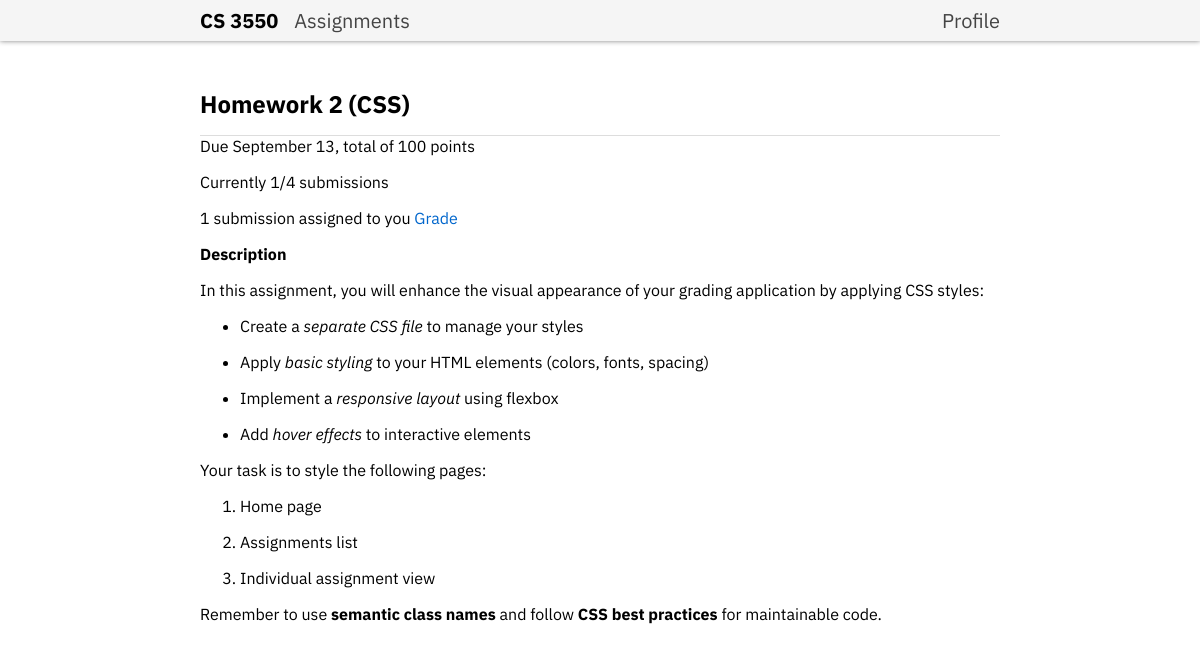
The app's page /3/ (signed in) with its own data.
### grades/models.py (models this page shows, shortened)
class Assignment(models.Model):
    title = models.CharField(max_length=200)
    description = models.TextField()
    deadline = models.DateTimeField()
    weight = models.IntegerField()
    points = models.IntegerField()

### grades/views.py (the view, shortened to what this page needs)
# urls.py: path('<int:assignment_id>/', views.assignment, name='assignment'),
@login_required
def assignment(request, assignment_id):
    assignment = get_object_or_404(models.Assignment, id=assignment_id)
    user = request.user
    is_authenticated = user.is_authenticated
    is_student_user = is_student(user) or not is_authenticated
    is_ta_user = is_ta(user)
    is_admin = user.is_superuser
    total_submissions = assignment.submission_set.count()
    total_students = models.Group.objects.get(name="Students").user_set.count()
    if is_admin:
        your_submissions = total_submissions
    else:
        your_submissions = assignment.submission_set.filter(grader=user).count()
    user_submission = None
    submission_status = "No current submission"
    past_due = assignment.deadline < timezone.now()
    file_error = None
    context = {
        'title': f'{assignment.title} - CS 3550',
        'assignment': assignment,
        'total_submissions': total_submissions,
        'your_submissions': your_submissions,
        'total_students': total_students,
        'user_submission': user_submission,
        'submission_status': submission_status,
        'past_due': past_due,
        'file_error': file_error,
        'user': user,
        'is_student': is_student_user,
        'is_ta': is_ta_user,
        'is_admin': is_admin
    }
    return render(request, "assignment.html", context)

### grades/views.py (called while the page is built)
def is_student(user):
    return user.groups.filter(name="Students").exists()

def is_ta(user):
    return user.groups.filter(name="Teaching Assistants").exists()

### grades/templates/assignment.html (shortened to what this page needs)
{% include "header.html" with title="Assignments Page" %}
<main>
  <h1>{{ assignment.title }}</h1>
  <p>Due {{ assignment.deadline|date:"F d" }}, total of {{ assignment.points }} point{{ assignment.points|pluralize }}</p>
  <section aria-label="submission status">
    {% if is_ta or is_admin %}
      <p>Currently {{ total_submissions }}/{{ total_students }} submission{{ total_students|pluralize }}</p>
      <p>
        {{ your_submissions }} submission{{ your_submissions|pluralize }} assigned to you
        {% if your_submissions > 0 %}
          <a href="/{{ assignment.id }}/submissions/" title="Grade your assigned submission">Grade</a>
        {% endif %}
      </p>
    {% endif %}
  </section>
  <section>
    <h2>Description</h2>
    {{ assignment.description|safe }}
  </section>
</main>

### static/main.css (style rules this page uses)
main { max-width: 50rem; margin: 3rem auto 0; padding: 0 1rem; }
main h1 { font-size: 1.5rem; margin: 0; padding-bottom: 1rem; border-bottom: 1px solid #ddd; }
main h1 + p { margin-top: 0; }
main h2 { font-size: 1rem; margin: 1rem 0; }
a { color: #0066cc; text-decoration: none; }
main p, main ul { margin: 1rem 0; }
main li + li { margin-top: 1rem; }

### records on screen
Assignment: title "Homework 2 (CSS)", deadline "September 13", points "100", description "In this assignment, you will enhance the visual appearance of your grading application by applying CSS styles: Create a separate CSS file to manage your styles Apply basic styling to your HTML elements (colors, fonts, spacing) Implement a responsive layout using flexbox Add hover effects to interactive elements Your task is to style the following pages: Home page Assignments list Individual assignment view Remember to use semantic class names and follow CSS best practices for maintainable code."

### other values on screen
{{ total_submissions }} "1"
{{ total_students }} "4"
{{ your_submissions }} "1"
